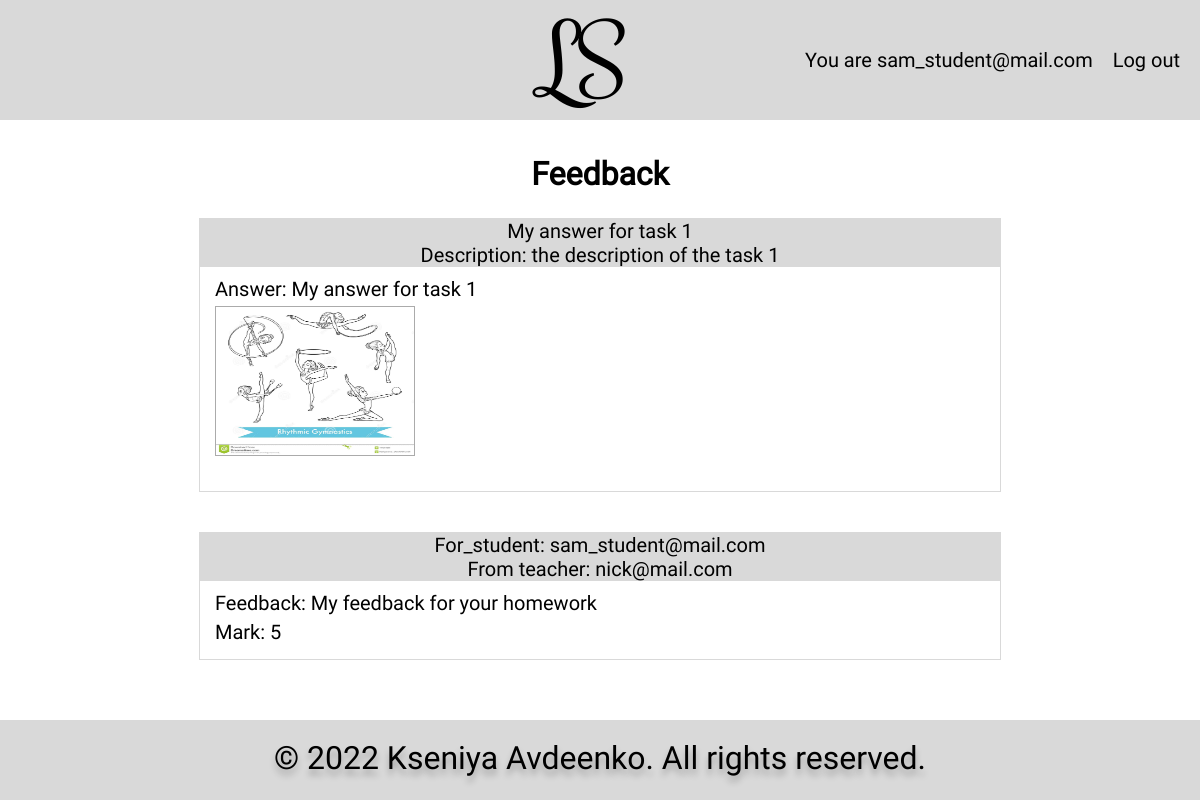
Screenshot of /feedback/1/ (signed in) with the database file from the repository.
### LS/models.py (models this page shows, shortened)
class CustomUser(AbstractBaseUser, PermissionsMixin):
    first_name = models.CharField(verbose_name='first name', max_length=30)
    last_name = models.CharField(verbose_name='last name', max_length=30)
    email = models.EmailField(unique=True)
    teacher = models.BooleanField(default=False)
    student = models.BooleanField(default=False)
    date_joined = models.DateTimeField(auto_now_add=True)
    is_staff = models.BooleanField(default=False)
    is_active = models.BooleanField(default=True)
    user_profile = models.OneToOneField('Profile', null=True, on_delete=models.CASCADE)
    USERNAME_FIELD = 'email'
    REQUIRED_FIELDS = []
    objects = CustomUserManager()
    class Meta:
        verbose_name = _('user')
        verbose_name_plural = _('users')
    def __str__(self):
        return self.email

class MadeHw(models.Model):
    task_id = models.ForeignKey(
        Tasks,
        on_delete=models.CASCADE,
        null=True,
        default=''
    )
    from_student = models.EmailField(default='')
    body = models.TextField(blank=True, null=True)
    file = models.ImageField(upload_to='media/', blank=True, null=True)
    is_corrected = models.BooleanField(default=False)

class Tasks(models.Model):
    title = models.CharField(max_length=255)
    slug = models.SlugField(max_length=255, unique=True, db_index=True, verbose_name='URL')
    description = models.TextField()
    class Meta:
        verbose_name = 'Task'
        verbose_name_plural = 'Tasks'

class CorrectionHw(models.Model):
    for_task = models.ForeignKey(
        Tasks,
        on_delete=models.CASCADE,
        default=''
    )
    for_student = models.EmailField(default='')
    from_teacher = models.ForeignKey(Profile, on_delete=models.CASCADE)
    feedback = models.TextField(blank=True)
    mark = models.IntegerField(unique=True, blank=True)

class Profile(models.Model):
    user = models.OneToOneField(settings.AUTH_USER_MODEL, on_delete=models.CASCADE)
    marks = models.ManyToManyField('CorrectionHw', related_name='marks')
    correction_hw = models.ManyToManyField('CorrectionHw')
    def __str__(self):
        return str(self.user)

### LS/views.py (the view)
# urls.py: path('feedback/<int:pk>/', views.show_feedback, name='feedback'),
def show_feedback(request, pk):
    html = 'feedback.html'
    task = get_object_or_404(Tasks, pk=pk)
    feedback = CorrectionHw.objects.filter(for_student=request.user.email).get(for_task=task.pk)
    stud_answer = MadeHw.objects.filter(from_student=request.user.email).get(task_id=task.pk)
    context = {
        'task': task,
        'feedback': feedback,
        'stud_answer': stud_answer
    }
    return render(request, html, context)

### templates/feedback.html (shortened to what this page needs)
{% extends 'base.html' %}
{% block content %}
    {% if user.teacher %}
        <p>You are not a student. You have not rights to see the content of this page.</p>
    {% elif user.is_staff %}
        <p>You are not a student. You have not rights to see the content of this page.</p>
    {% elif user.student %}
        <div class="container">
            <h1 class="title">Feedback</h1>
            <div class="task-detail">
                <div class="task-title">
                    <p>My answer for {{ stud_answer.task_id.title}}</p>
                    <p>Description: {{ stud_answer.task_id.description}}</p>
                </div>
                <div class="task-descrip">
                    <p>Answer: {{ stud_answer.body }}</p>
                    <div class="img-container">
                        {% if stud_answer.file %}
                            <img class="img" src="{{ stud_answer.file.url }}" alt="">
                        {% endif %}
                    </div>
                </div>
            </div>
            <div class="task-detail">
                <div class="task-title">
                    <p>For_student: {{ feedback.for_student}}</p>
                    <p>From teacher: {{ feedback.from_teacher}}</p>
                </div>
                <div class="task-descrip">
                    <p>Feedback: {{ feedback.feedback }}</p>
                    <p>Mark: {{ feedback.mark }}</p>
                </div>
            </div>
        </div>
    {% endif %}
{% endblock content %}

### templates/base.html (shortened to what this page needs)
{% load static %}
<html lang="en">
<head>
    <link rel="stylesheet" href="{% static 'css/style.css' %}">
</head>
<body>
    <header class="header">
        <div class="header-inner">
            <div class="logo"><a href="{% url 'home' %}">LS</a></div>
            <nav class="nav">
                {% if user.is_authenticated %}
                    <ul>
                        <li><a href="{% url 'profile' user.pk %}">You are {{ user.email }}</a></li>
                        <li><a href="{% url 'logout' %}">Log out</a></li>
                    </ul>
                {% else %}
                    <ul>
                        <li><a href="{% url 'login' %}">Log in</a></li>
                        <li><a href="{% url 'signup' %}">Sign up</a></li>
                    </ul>
                {% endif %}
            </nav>
        </div>
    </header>
    <section class="main">
        {% block content %}
        {% endblock %}
    </section>
    <footer class="footer">
        <p>© 2022 Kseniya Avdeenko. All rights reserved.</p>
    </footer>
</body>
</html>

### static/css/style.css (style rules this page uses)
* { padding: 0; margin: 0; }
body { height: 100vh; font-family: Roboto, sans-serif; font-size: 20px; box-sizing: border-box; color: #000000; }
.header, .header-inner, .nav { display: flex; flex-direction: row; align-items: center; }
.header { justify-content: flex-end; width: 100%; height: 120px; background: #D9D9D9; }
.header-inner { justify-content: space-between; width: 55%; }
.logo a { text-decoration: none; color: black; font-family: Rochester; font-size: 96px; }
.nav ul { list-style: none; display: flex; }
.nav li { margin-right: 20px; }
.nav li a { text-decoration: none; color: black; font-family: Roboto; font-size: 20px; }
.main { display: flex; height:fit-content; justify-content: center; min-height: 75vh; }
.title { margin: 35px auto 25px; font-family: Roboto; font-size: 32px; }
.footer { width: 100%; height: 80px; background: #D9D9D9; }
.footer p { padding-top: 19px; text-align: center; font-size: 32px; text-shadow: 0px 6px 6px rgba(0, 0, 0, 0.25); }
.container { display: flex; justify-content: flex-start; align-items: center; flex-direction: column; }
.task-detail { display: flex; align-items: flex-start; flex-direction: column; width: 800px; height: fit-content; border: 1px solid #D9D9D9; margin: 0 auto 40px; }
.task-title { display: flex; align-items: center; justify-content: center; flex-direction: column; width: 100%; height: fit-content; background: #D9D9D9; }
.task-descrip { display: flex; align-items: flex-start; flex-direction: column; text-align: justify; padding: 10px 15px; width: 100%; height: fit-content; }
.task-descrip p { margin-bottom: 5px; }
.img-container { margin-bottom: 25px; display: flex; justify-content: space-between; flex-direction: row; flex-wrap: wrap; }
.img { margin-right: 20px; width: 200px; height: 150px; box-sizing: border-box; border: 1px solid #ABABAB; }

### rows the page displays
CustomUser: email "sam_student@mail.com"
MadeHw: task_id "task 1", task_id.description "the description of the task 1", body "My answer for task 1", file (picture)
CorrectionHw: for_student "sam_student@mail.com", from_teacher "nick@mail.com", feedback "My feedback for your homework", mark "5"
